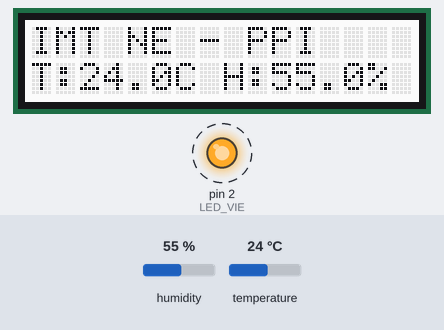
Bench run of a sketch on a simulated Arduino Uno, built with avr-gcc and run on an emulated ATmega328P. On the bench: 16×2 character LCD, output pins drawn as LEDs (lit = HIGH). Dashed ring = blinking. The test bench sets the inputs (shaded band); at power-on: humidity 55 %, temperature 24 °C. What the sketch prints to the serial monitor is not drawn.

Above: at 2.7 s.
2.8 s: humidity set to 22 %
At 4.54 s:
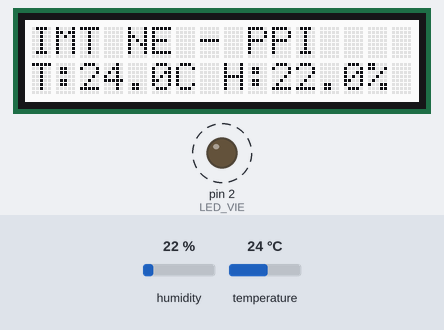
5.8 s: temperature set to 12 °C
At 6.32 s:
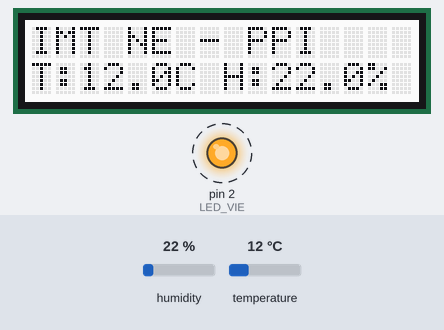
8.8 s: humidity set to 40 %
At 10.4 s:
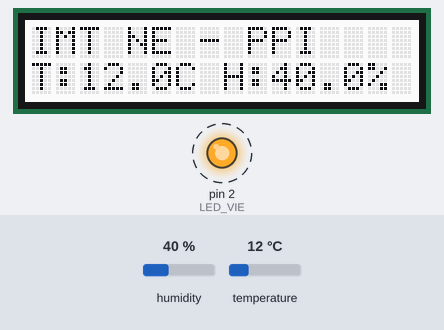
11.8 s: temperature set to 19 °C
At 12.43 s:
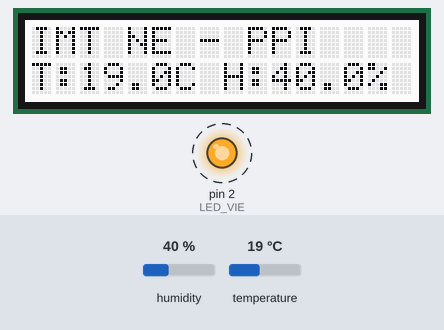
Timing chart, 0 to 15.8 s (numbered marks = the images above; inputs shaded):
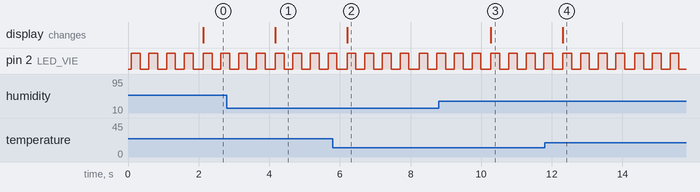

Measured:
- after the input at 2.8 s, the display: changes after 1.4 s (image 1)
- after the input at 5.8 s, the display: changes after 0.40 s (image 2)
- after the input at 8.8 s, the display: changes after 1.5 s (image 3)
- after the input at 11.8 s, the display: changes after 0.51 s (image 4)
- by itself, pin 2 (LED_VIE): alternates HIGH for 0.25 s and LOW for 0.25 s

The sketch:

temphumix_r4.ino
```cpp
/*
 * TempHumiX - Phase 2, TP 6.1.1 (Arduino UNO R4 WiFi)
 * Adapte du fichier temphumix.ino de la premiere phase.
 *
 * - DHT22 : acquisition toutes les ~2000 ms
 * - Grove LCD 16x2 (White on Blue) : affichage temperature / humidite
 * - LED : clignotement 2 Hz (250 ms ON, 250 ms OFF)
 * - Une iteration de loop dure environ 500 ms (+ temps de lecture DHT)
 *
 * IMPORTANT : A0 et D13 proviennent du programme de simulation.
 * Il faut verifier que le boitier reel utilise bien ces broches.
 * Le bargraphe D3-D12 n'est PAS pilote tant que le cablage reel
 * n'est pas confirme. Le RTC, le Wi-Fi et MQTT viendront ensuite.
 */

#include <Wire.h>
#include <DHT.h>
#include <rgb_lcd.h>

#define DHTPIN A0
#define DHTTYPE DHT22
#define LED_VIE 2

DHT dht(DHTPIN, DHTTYPE);
rgb_lcd lcd;

unsigned int compteur500ms = 0;

void afficherMesures(float temperature, float humidite) {
  lcd.setCursor(0, 1);
  lcd.print("                "); // Effacer les anciennes valeurs
  lcd.setCursor(0, 1);
  lcd.print("T:");
  lcd.print(temperature, 1);
  lcd.print("C H:");
  lcd.print(humidite, 1);
  lcd.print("%");
}

void lireCapteur() {
  float temperature = dht.readTemperature();
  float humidite = dht.readHumidity();

  if (isnan(temperature) || isnan(humidite)) {
    lcd.setCursor(0, 1);
    lcd.print("Erreur DHT22    ");
    Serial.println("Erreur DHT22 (verifier broche A0)");
    return;
  }

  afficherMesures(temperature, humidite);
  Serial.print("Temperature : ");
  Serial.print(temperature, 1);
  Serial.print(" C | Humidite : ");
  Serial.print(humidite, 1);
  Serial.println(" %");
}

void setup() {
  Serial.begin(9600);

  pinMode(LED_VIE, OUTPUT);
  digitalWrite(LED_VIE, LOW);

  dht.begin();
  Wire.begin();
  lcd.begin(16, 2);
  // Le Grove 16x2 White-on-Blue n'a pas de controle RGB.
  // Ne PAS appeler lcd.setRGB(...).
  lcd.clear();
  lcd.setCursor(0, 0);
  lcd.print("IMT NE - PPI");
  lcd.setCursor(0, 1);
  lcd.print("Attente DHT22...");
}

void loop() {
  // Une periode complete = 500 ms => 2 cycles par seconde = 2 Hz
  digitalWrite(LED_VIE, HIGH);
  delay(250);
  digitalWrite(LED_VIE, LOW);
  delay(250);

  // Machine d'etat : un tick toutes les ~500 ms.
  compteur500ms++;

  // 4 ticks x 500 ms = ~2000 ms entre deux mesures.
  if (compteur500ms >= 4) {
    compteur500ms = 0;
    lireCapteur();
  }
}
```
